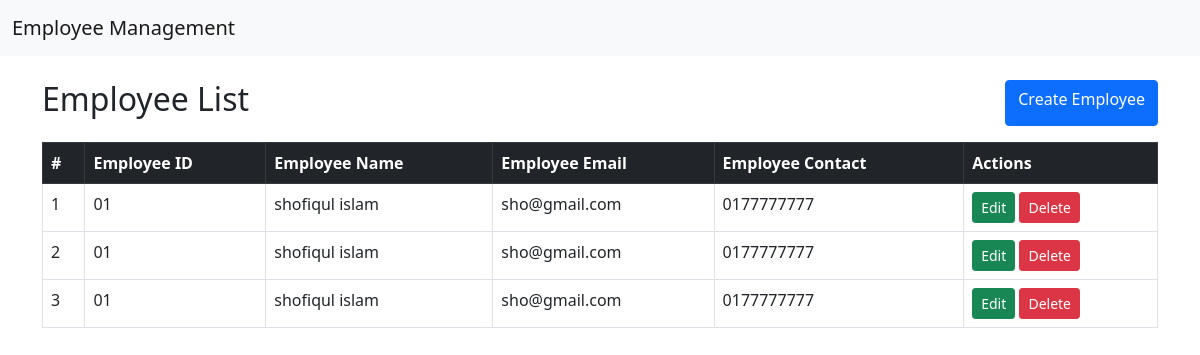
The page / on the database its author committed.
### employee/models.py (models this page shows, shortened)
class Employee(models.Model):
    employee_id=models.CharField(max_length=20)
    employee_name=models.CharField(max_length=100)
    employee_email=models.EmailField()
    employee_contact=models.CharField(max_length=256)

### employee/views.py (the view)
# urls.py: path('',employee_list,name='list' ),
def employee_list(request):
    employee = Employee.objects.all()
    return render(request,'list.html',{'employees':employee})

### employee/templates/list.html (shortened to what this page needs)
 {% extends "base.html" %} {%block title%} Employee List{%endblock%}
 {%block content%}
 <div class="d-flex justify-content-between mb-3">
    <h2>Employee List</h2>
    <a class="btn btn-primary" href={%url 'create'%}>Create Employee</a>
 </div>
 <table class="table table-bordered">
  <thead class="table-dark">
    <tr>
        <th>#</th>
        <th>Employee ID</th>
        <th>Employee Name</th>
        <th>Employee Email</th>
        <th>Employee Contact</th>
        <th>Actions</th>
    </tr>
  </thead>
  <tbody>
    {%if employees%}
    {%for employee in employees%}
    <tr>
        <td>{{forloop.counter}}</td>
        <td>{{employee.employee_id}}</td>
        <td>{{employee.employee_name}}</td>
        <td>{{employee.employee_email}}</td>
        <td>{{employee.employee_contact}}</td>
        <td>
            <a href="{%url 'update' employee.pk%}" class="btn btn-success btn-sm">Edit</a>
            <button class="btn btn-danger btn-sm" data-bs-toggle="modal" data-bs-target="#deleteModal" data-id="{{employee.pk}}">Delete</button>
        </td>
    </tr>
    {%endfor%}{%else%}
    <tr>
    <td colspan="6"class="text-center">No employee found ...</td>
    </tr>
    {%endif%}
    </tbody>
 </table>
 {%endblock%}

### employee/templates/base.html (shortened to what this page needs)
 <!DOCTYPE html>
<html lang="en">
  <head>
    <link
      href="https://cdn.jsdelivr.net/npm/bootstrap@5.0.2/dist/css/bootstrap.min.css"
      rel="stylesheet"
    />
  </head>
  <body>
    <nav class="navbar navbar-light navbar-expand-lg bg-light">
      <div class="container-fluid">
        <a class="navbar-brand" href="{%url 'list'%}">Employee Management</a>
      </div>
    </nav>
    <div class="container mt-4">{%block content%} {%endblock%}</div>
  </body>
</html>

### rows shown on the page
Employee: employee_id "01", employee_name "shofiqul islam", employee_email "sho@gmail.com", employee_contact "0177777777"
Employee: employee_id "01", employee_name "shofiqul islam", employee_email "sho@gmail.com", employee_contact "0177777777"
Employee: employee_id "01", employee_name "shofiqul islam", employee_email "sho@gmail.com", employee_contact "0177777777"
